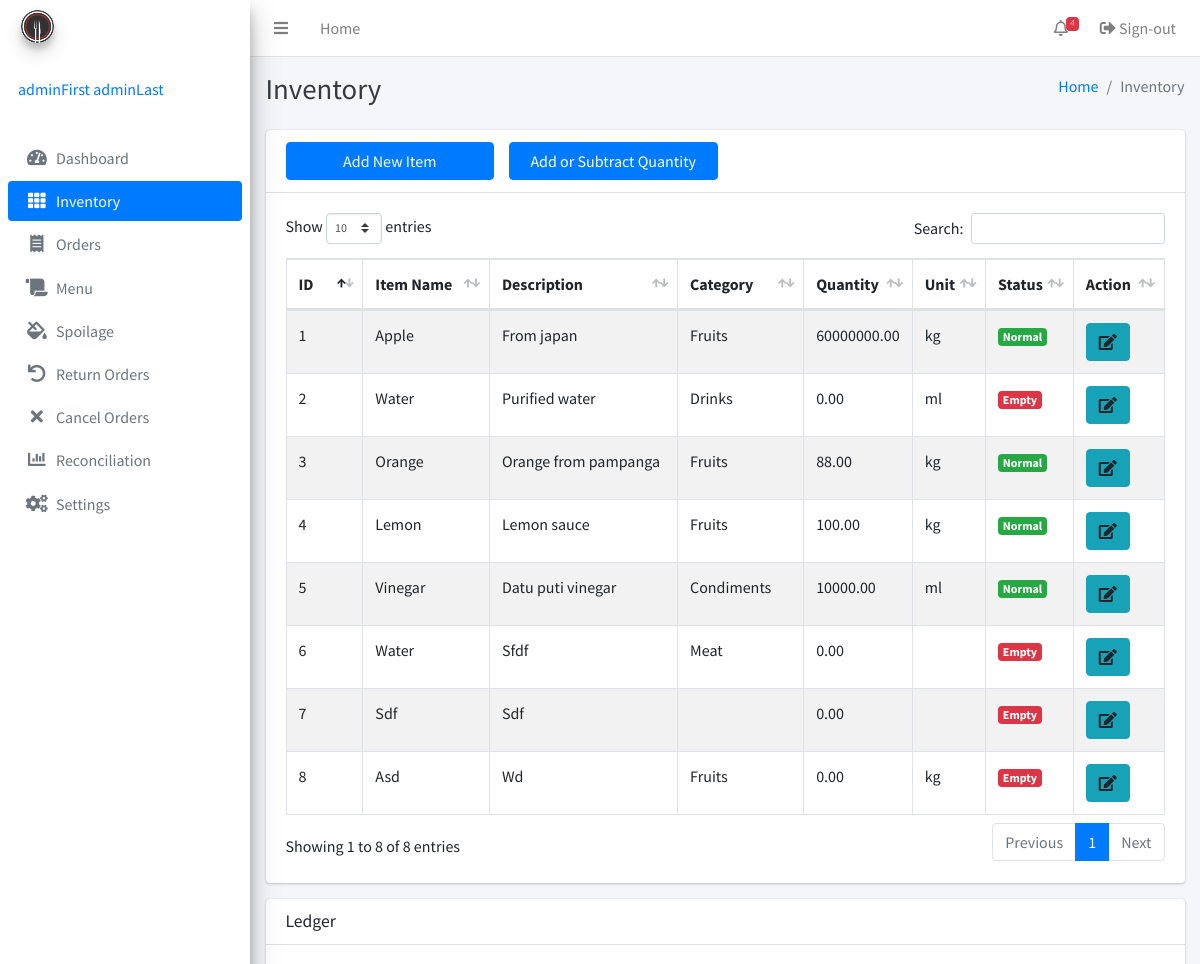
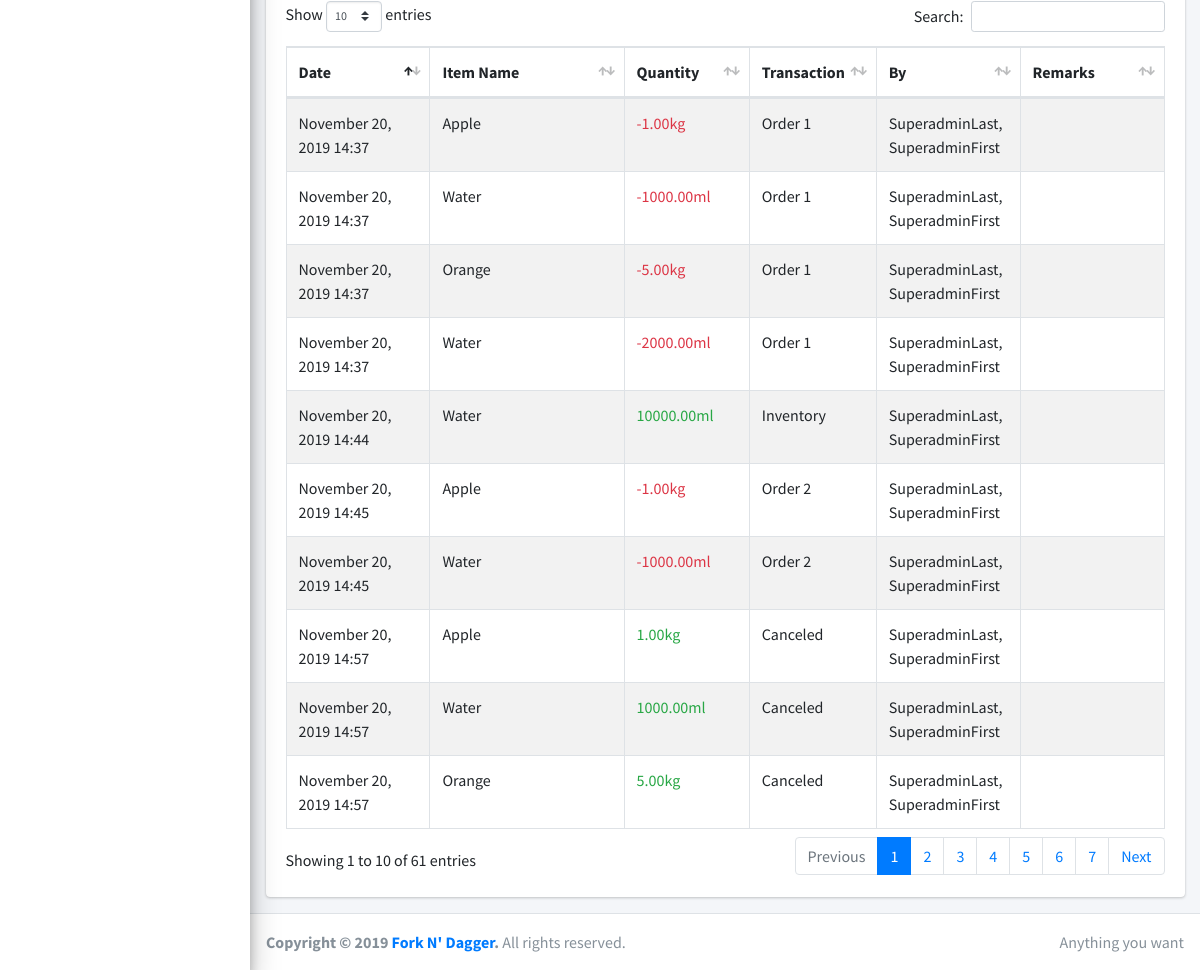
The app's page /inventory.php (signed in) with its own data (2 pictures, top to bottom).
### tables this page shows
CREATE TABLE IF NOT EXISTS `inventory` (
  `id` bigint(255) NOT NULL AUTO_INCREMENT,
  `itemname` varchar(255) NOT NULL,
  `description` varchar(255) NOT NULL,
  `quantity` decimal(65,2) UNSIGNED NOT NULL,
  `lowquantity` decimal(65,2) DEFAULT NULL,
  `categoryID` int(255) DEFAULT NULL,
  `unitID` int(255) DEFAULT NULL,
  `timestamp` timestamp(6) NOT NULL,
  `adminID` int(255) NOT NULL,
  PRIMARY KEY (`id`)
);

CREATE TABLE IF NOT EXISTS `category` (
  `id` bigint(255) NOT NULL AUTO_INCREMENT,
  `categoryname` varchar(255) NOT NULL,
  PRIMARY KEY (`id`),
  UNIQUE KEY `categoryname` (`categoryname`)
);

CREATE TABLE IF NOT EXISTS `uom` (
  `id` bigint(255) NOT NULL AUTO_INCREMENT,
  `uomname` varchar(255) NOT NULL,
  PRIMARY KEY (`id`),
  UNIQUE KEY `name` (`uomname`)
);

CREATE TABLE IF NOT EXISTS `ledger` (
  `id` bigint(255) NOT NULL AUTO_INCREMENT,
  `inventoryID` int(255) NOT NULL,
  `quantity` decimal(65,2) NOT NULL,
  `transaction` enum('Inventory','Order','Canceled','Returned','Spoilage') NOT NULL,
  `transactionID` bigint(255) DEFAULT NULL,
  `remarks` varchar(255) DEFAULT NULL,
  `timestamp` timestamp(6) NOT NULL,
  `adminID` int(255) NOT NULL,
  PRIMARY KEY (`id`)
);

### inc/session.php (called while the page is built, shortened)
<?php
	include 'inc/conn.php';;
	if(isset($_SESSION['admin'])){
		$query = $conn -> prepare("SELECT * FROM admins WHERE id = ? ");
		$query -> bind_param("s", $variable);
		$query -> execute();
		$result = $query->get_result();
		$user = mysqli_fetch_assoc($result);
		$role = $user['role'];
	}
	else{
		header('location: home.php');
		exit();
	}
?>

### inventory.php (the view, shortened to what this page needs)
<?php include 'inc/session.php'; ?>
<?php include 'inc/header.php'; ?>
<body class="hold-transition sidebar-mini">
<div class="wrapper">
<?php
$current = "inventory";
include 'inc/navbar.php'; ?>
<div class="content-wrapper">
    <div class="content-header">
      <div class="container-fluid">
        <div class="row mb-2">
          <div class="col-sm-6">
            <h1 class="m-0 text-dark">Inventory</h1>
          </div>
          <div class="col-sm-6">
            <ol class="breadcrumb float-sm-right">
              <li class="breadcrumb-item"><a href="#">Home</a></li>
              <li class="breadcrumb-item active">Inventory</li>
            </ol>
          </div>
        </div>
      </div>
    </div>
    <div class="content">
      <div class="container">
        <div class="row">
          <div class="col-12">
            <div class="card">
              <div class="card-header">
                <div class="row">
                  <div class="col-3">
                  <button type="button" class="btn btn-block btn-primary" data-toggle="modal" data-target="#item">Add New Item</button>
                  </div>
                  <div class="col-3">
                  <button type="button" class="btn btn-block btn-primary" data-toggle="modal" data-target="#quantity">Add or Subtract Quantity</button>
                  </div>
                </div>
              </div>
              <div class="card-body">
                <table class="table table-bordered table-striped display">
                  <thead>
                  <tr>
                    <th width="50">ID</th>
                    <th width="120">Item Name</th>
                    <th width="200">Description</th>
                    <th width="100">Category</th>
                    <th width="50">Quantity</th>
                    <th width="30">Unit</th>
                    <th width="30">Status</th>
                    <th width="50">Action</th>
                  </tr>
                  </thead>
                  <tbody>
                  <?php
                  $result3 = mysqli_query($conn, "SELECT *, inventory.id as 'invID' FROM inventory left join category on inventory.categoryID = category.id left join uom on inventory.unitID = uom.id");
                  while ($row = mysqli_fetch_array($result3)) {
                      if ($row['lowquantity'] >= $row['quantity']){
                        if ($row['quantity'] != 0){
                          $status ='warning';
                          $statustext ='Low';
                        } else{
                          $status ='danger';
                          $statustext ='Empty';
                        }
                      } else {
                        $status ='success';
                        $statustext ='Normal';
                      }
                        ?>
                  <tr>
                    <td><?php echo $row['invID'];?></td>
                    <td><?php echo ucwords($row['itemname']);?></td>
                    <td><?php echo ucfirst($row['description']);?></td>
                    <td><?php echo ucwords($row['categoryname']);?></td>
                    <td><?php echo $row['quantity'];?></td>
                    <td><?php echo strtolower($row['uomname']);?></td>
                    <td><span class="badge bg-<?php echo $status; ?>"><?php echo $statustext; ?></span></td>
                    <td>
                        <a data-toggle='modal' data-target='#view' class="btn btn-info"><i class="fas fa-edit"></i></a>
                    </td>
                  </tr>
                  <div class="modal fade" id="view<?php echo $row['invID']; ?>">
                  <?php   } ?>
                  </tbody>
                </table>
              </div>
            </div>
          </div>
        </div>
        <div class="row">
          <div class="col-12">
            <div class="card">
              <div class="card-header">
                <h3 class="card-title">Ledger</h3>
              </div>
              <div class="card-body">
                <table class="table table-bordered table-striped display">
                  <thead>
                  <tr>
                    <th width="100">Date</th>
                    <th width="150">Item Name</th>
                    <th width="30">Quantity</th>
                    <th width="30">Transaction</th>
                    <th width="100">By</th>
                    <th width="100">Remarks</th>
                  </tr>
                  </thead>
                       <?php
                  $result3 = mysqli_query($conn, "SELECT *, ledger.quantity as ledQuan, ledger.timestamp as ledTime FROM ledger join inventory on ledger.inventoryID = inventory.id join uom on inventory.unitID = uom.id join admins on ledger.adminID = admins.id");
                  while ($row = mysqli_fetch_array($result3)) {
                      if ($row['ledQuan'] < 0){
                        $color ='red';
                      } else {
                        $color ='green';
                      }
                        ?>
                  <tr>
                    <td><?php echo date("F d, Y H:i", strtotime($row['ledTime']));?></td>
                    <td><?php echo ucwords($row['itemname']);?></td>
                    <td class="text-<?php echo $color;?>"><?php echo $row['ledQuan'];?><?php echo $row['uomname'];?></td>
                    <td><?php echo ucfirst($row['transaction']);?> <?php echo $row['transactionID'];?></td>
                    <td><?php echo ucfirst($row['lastname']);?>, <?php echo ucfirst($row['firstname']);?></td>
                    <td><?php echo ucfirst($row['remarks']);?></td>
                  </tr>
                  <?php   } ?>
                </table>
              </div>
            </div>
          </div>
        </div>
      </div>
    </div>
</div>
  <?php include 'inc/footer.php'; ?>
</div>
</body>
</html>

### inc/navbar.php (shortened to what this page needs)
  <nav class="main-header navbar navbar-expand navbar-white navbar-light">
    <ul class="navbar-nav">
      <li class="nav-item">
        <a class="nav-link" data-widget="pushmenu" href="#"><i class="fas fa-bars"></i></a>
      </li>
      <li class="nav-item d-none d-sm-inline-block">
        <a href="index3.html" class="nav-link">Home</a>
      </li>
    </ul>
    <ul class="navbar-nav ml-auto">
      <li class="nav-item dropdown">
        <a class="nav-link" data-toggle="dropdown" href="#">
          <i class="far fa-bell"></i>
        <?php
        $result3 = mysqli_query($conn, "SELECT count(*) as counted FROM inventory where lowquantity >= quantity or quantity = 0");
         $row1 = mysqli_fetch_assoc($result3);
         $counted = $row1['counted'];
         echo '<span class="badge badge-danger navbar-badge">'.$counted.'</span>';
        ?>
        </a>
      </li>
      <li class="nav-item">
        <a class="nav-link" href="logout.php"><i class="nav-icon fas fa-sign-out-alt"></i> Sign-out</a>
      </li>
    </ul>
  </nav>
  <aside class="main-sidebar sidebar-gray elevation-4">
    <a href="index3.html" class="brand-link">
      <img src="image/logo.png" alt="Fork N' Dagger Logo" class="brand-image img-circle elevation-3"
           style="opacity: .8">
      <span class="brand-text font-weight-light">Fork N' Dagger</span>
    </a>
    <div class="sidebar">
      <div class="user-panel mt-3 pb-3 mb-3 d-flex">
        <div class="info">
          <a href="#" class="d-block"><?php echo $user['firstname']. ' '.$user['lastname']; ?></a>
        </div>
      </div>
<?php
switch ($role): ?>
<?php default: ?>
      <nav class="mt-2">
        <ul class="nav nav-pills nav-sidebar flex-column" data-widget="treeview" role="menu" data-accordion="false">
          <li class="nav-item">
            <a href="index.php" class="nav-link <?php if($current == 'Dashboard') {echo 'active';} ?>">
              <i class="nav-icon fas fa-tachometer-alt"></i>
              <p>
                Dashboard
              </p>
            </a>
          </li>
          <li class="nav-item">
            <a href="inventory.php" class="nav-link <?php if($current == 'inventory') {echo 'active';} ?>" >
              <i class="nav-icon fas fa-th"></i>
              <p>
                Inventory
              </p>
            </a>
          </li>
          <li class="nav-item">
            <a href="order.php" class="nav-link <?php if($current == 'order') {echo 'active';} ?>">
              <i class="nav-icon fas fa-receipt"></i>
              <p>
                Orders
              </p>
            </a>
          </li>
          <li class="nav-item">
            <a href="menu.php" class="nav-link <?php if($current == 'menu') {echo 'active';} ?>">
              <i class="nav-icon fas fa-scroll"></i>
              <p>
                Menu
              </p>
            </a>
          </li>
          <li class="nav-item">
            <a href="spoilage.php" class="nav-link <?php if($current == 'spoilage') {echo 'active';} ?>">
              <i class="nav-icon fas fa-fill-drip"></i>
              <p>
                Spoilage
              </p>
            </a>
          </li>
          <li class="nav-item">
            <a href="returnorders.php" class="nav-link <?php if($current == 'return') {echo 'active';} ?>">
              <i class="nav-icon fas fa-undo"></i>
              <p>
                Return Orders
              </p>
            </a>
          </li>
          <li class="nav-item">
            <a href="cancelorders.php" class="nav-link <?php if($current == 'cancel') {echo 'active';} ?>">
              <i class="nav-icon fas fa-times"></i>
              <p>
                Cancel Orders
              </p>
            </a>
          </li>
          <li class="nav-item">
            <a href="reconciliation.php" class="nav-link <?php if($current == 'reconciliation') {echo 'active';} ?>">
              <i class="nav-icon fas fa-chart-bar"></i>
              <p>
                Reconciliation
              </p>
            </a>
          </li>
          <li class="nav-item">
            <a href="settings.php" class="nav-link <?php if($current == 'settings') {echo 'active';} ?>">
              <i class="nav-icon fas fa-cogs"></i>
              <p>
                Settings
              </p>
            </a>
          </li>
        </ul>
      </nav>
<?php endswitch; ?>
    </div>
  </aside>

### inc/header.php (style rules this page uses)
p, h1, h2, h3, h4, h5, h6, label, td, dt, dd { user-select: none; -webkit-user-select: none; -khtml-user-select: none; -moz-user-select: none; -ms-user-select: none; }

### records on screen
inventory: id "1", itemname "Apple", description "From japan", categoryID.categoryname "Fruits", quantity "60000000.00", uom.uomname "kg", statustext "Normal"
inventory: id "2", itemname "Water", description "Purified water", categoryID.categoryname "Drinks", quantity "0.00", uom.uomname "ml", quantity "Empty"
inventory: id "3", itemname "Orange", description "Orange from pampanga", categoryID.categoryname "Fruits", quantity "88.00", uom.uomname "kg", statustext "Normal"
inventory: id "4", itemname "Lemon", description "Lemon sauce", categoryID.categoryname "Fruits", quantity "100.00", uom.uomname "kg", statustext "Normal"
inventory: id "5", itemname "Vinegar", description "Datu puti vinegar", categoryID.categoryname "Condiments", quantity "10000.00", uom.uomname "ml", statustext "Normal"
inventory: id "6", itemname "Water", description "Sfdf", categoryID.categoryname "Meat", quantity "0.00", quantity "Empty"
inventory: id "7", itemname "Sdf", description "Sdf", quantity "0.00", quantity "Empty"
inventory: id "8", itemname "Asd", description "Wd", categoryID.categoryname "Fruits", quantity "0.00", uom.uomname "kg", quantity "Empty"
ledger: timestamp "November 20, 2019 14:37", inventoryID.itemname "Apple", quantity "-1.00", uom.uomname "kg", transaction "Order", transactionID "1", adminID.lastname "SuperadminLast", adminID.firstname "SuperadminFirst"
ledger: timestamp "November 20, 2019 14:37", inventoryID.itemname "Water", quantity "-1000.00", uom.uomname "ml", transaction "Order", transactionID "1", adminID.lastname "SuperadminLast", adminID.firstname "SuperadminFirst"
ledger: timestamp "November 20, 2019 14:37", inventoryID.itemname "Orange", quantity "-5.00", uom.uomname "kg", transaction "Order", transactionID "1", adminID.lastname "SuperadminLast", adminID.firstname "SuperadminFirst"
ledger: timestamp "November 20, 2019 14:37", inventoryID.itemname "Water", quantity "-2000.00", uom.uomname "ml", transaction "Order", transactionID "1", adminID.lastname "SuperadminLast", adminID.firstname "SuperadminFirst"
ledger: timestamp "November 20, 2019 14:44", inventoryID.itemname "Water", quantity "10000.00", uom.uomname "ml", transaction "Inventory", adminID.lastname "SuperadminLast", adminID.firstname "SuperadminFirst"
ledger: timestamp "November 20, 2019 14:45", inventoryID.itemname "Apple", quantity "-1.00", uom.uomname "kg", transaction "Order", transactionID "2", adminID.lastname "SuperadminLast", adminID.firstname "SuperadminFirst"
ledger: timestamp "November 20, 2019 14:45", inventoryID.itemname "Water", quantity "-1000.00", uom.uomname "ml", transaction "Order", transactionID "2", adminID.lastname "SuperadminLast", adminID.firstname "SuperadminFirst"
ledger: timestamp "November 20, 2019 14:57", inventoryID.itemname "Apple", quantity "1.00", uom.uomname "kg", transaction "Canceled", adminID.lastname "SuperadminLast", adminID.firstname "SuperadminFirst"
ledger: timestamp "November 20, 2019 14:57", inventoryID.itemname "Water", quantity "1000.00", uom.uomname "ml", transaction "Canceled", adminID.lastname "SuperadminLast", adminID.firstname "SuperadminFirst"
ledger: timestamp "November 20, 2019 14:57", inventoryID.itemname "Orange", quantity "5.00", uom.uomname "kg", transaction "Canceled", adminID.lastname "SuperadminLast", adminID.firstname "SuperadminFirst"

### other values on screen
$counted "4"
$user['firstname'] "adminFirst"
$user['lastname'] "adminLast"
